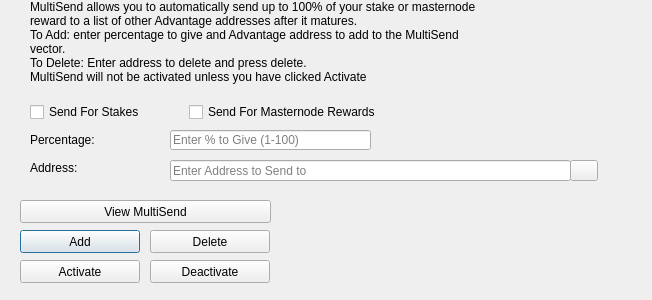
<?xml version="1.0" encoding="UTF-8"?>
<ui version="4.0">
 <class>MultiSendDialog</class>
 <widget class="QDialog" name="MultiSendDialog">
  <property name="windowModality">
   <enum>Qt::NonModal</enum>
  </property>
  <property name="geometry">
   <rect>
    <x>0</x>
    <y>0</y>
    <width>652</width>
    <height>300</height>
   </rect>
  </property>
  <property name="windowTitle">
   <string>MultiSend</string>
  </property>
  <widget class="QLineEdit" name="multiSendPercentEdit">
   <property name="geometry">
    <rect>
     <x>170</x>
     <y>130</y>
     <width>201</width>
     <height>20</height>
    </rect>
   </property>
   <property name="toolTip">
    <string>Enter whole numbers 1 - 100</string>
   </property>
   <property name="placeholderText">
    <string>Enter % to Give (1-100)</string>
   </property>
  </widget>
  <widget class="QLineEdit" name="multiSendAddressEdit">
   <property name="geometry">
    <rect>
     <x>170</x>
     <y>160</y>
     <width>401</width>
     <height>21</height>
    </rect>
   </property>
   <property name="toolTip">
    <string/>
   </property>
   <property name="placeholderText">
    <string>Enter Address to Send to</string>
   </property>
  </widget>
  <widget class="QLabel" name="label_2">
   <property name="geometry">
    <rect>
     <x>30</x>
     <y>0</y>
     <width>451</width>
     <height>121</height>
    </rect>
   </property>
   <property name="lineWidth">
    <number>1</number>
   </property>
   <property name="text">
    <string>MultiSend allows you to automatically send up to 100% of your stake or masternode reward to a list of other Advantage addresses after it matures.
To Add: enter percentage to give and Advantage address to add to the MultiSend vector.
To Delete: Enter address to delete and press delete.
MultiSend will not be activated unless you have clicked Activate</string>
   </property>
   <property name="alignment">
    <set>Qt::AlignLeading|Qt::AlignLeft|Qt::AlignTop</set>
   </property>
   <property name="wordWrap">
    <bool>true</bool>
   </property>
  </widget>
  <widget class="QLabel" name="message">
   <property name="geometry">
    <rect>
     <x>290</x>
     <y>200</y>
     <width>351</width>
     <height>91</height>
    </rect>
   </property>
   <property name="text">
    <string/>
   </property>
  </widget>
  <widget class="QPushButton" name="addButton">
   <property name="geometry">
    <rect>
     <x>20</x>
     <y>230</y>
     <width>120</width>
     <height>23</height>
    </rect>
   </property>
   <property name="toolTip">
    <string/>
   </property>
   <property name="statusTip">
    <string>Add to MultiSend Vector</string>
   </property>
   <property name="text">
    <string>Add</string>
   </property>
  </widget>
  <widget class="QPushButton" name="disableButton">
   <property name="geometry">
    <rect>
     <x>150</x>
     <y>260</y>
     <width>120</width>
     <height>23</height>
    </rect>
   </property>
   <property name="statusTip">
    <string>Deactivate MultiSend</string>
   </property>
   <property name="text">
    <string>Deactivate</string>
   </property>
  </widget>
  <widget class="QPushButton" name="addressBookButton">
   <property name="geometry">
    <rect>
     <x>570</x>
     <y>160</y>
     <width>28</width>
     <height>21</height>
    </rect>
   </property>
   <property name="toolTip">
    <string>Choose an address from the address book</string>
   </property>
   <property name="text">
    <string/>
   </property>
   <property name="icon">
    <iconset resource="../advantage.qrc">
     <normaloff>:/icons/address-book</normaloff>:/icons/address-book</iconset>
   </property>
   <property name="shortcut">
    <string>Alt+A</string>
   </property>
   <property name="autoDefault">
    <bool>false</bool>
   </property>
  </widget>
  <widget class="QLabel" name="label">
   <property name="geometry">
    <rect>
     <x>30</x>
     <y>130</y>
     <width>121</width>
     <height>20</height>
    </rect>
   </property>
   <property name="toolTip">
    <string>Percentage of stake to send</string>
   </property>
   <property name="text">
    <string>Percentage:</string>
   </property>
  </widget>
  <widget class="QLabel" name="label_5">
   <property name="geometry">
    <rect>
     <x>30</x>
     <y>160</y>
     <width>111</width>
     <height>16</height>
    </rect>
   </property>
   <property name="toolTip">
    <string>Address to send portion of stake to</string>
   </property>
   <property name="text">
    <string>Address:</string>
   </property>
  </widget>
  <widget class="QPushButton" name="deleteButton">
   <property name="geometry">
    <rect>
     <x>150</x>
     <y>230</y>
     <width>120</width>
     <height>23</height>
    </rect>
   </property>
   <property name="toolTip">
    <string/>
   </property>
   <property name="statusTip">
    <string>Delete Address From MultiSend Vector</string>
   </property>
   <property name="text">
    <string>Delete</string>
   </property>
  </widget>
  <widget class="QPushButton" name="activateButton">
   <property name="geometry">
    <rect>
     <x>20</x>
     <y>260</y>
     <width>120</width>
     <height>23</height>
    </rect>
   </property>
   <property name="statusTip">
    <string>Activate MultiSend</string>
   </property>
   <property name="text">
    <string>Activate</string>
   </property>
  </widget>
  <widget class="QPushButton" name="viewButton">
   <property name="geometry">
    <rect>
     <x>20</x>
     <y>200</y>
     <width>251</width>
     <height>23</height>
    </rect>
   </property>
   <property name="toolTip">
    <string/>
   </property>
   <property name="statusTip">
    <string>View MultiSend Vector</string>
   </property>
   <property name="text">
    <string>View MultiSend</string>
   </property>
  </widget>
  <widget class="QWidget" name="horizontalLayoutWidget">
   <property name="geometry">
    <rect>
     <x>30</x>
     <y>100</y>
     <width>351</width>
     <height>24</height>
    </rect>
   </property>
   <layout class="QHBoxLayout" name="horizontalLayout">
    <item>
     <widget class="QCheckBox" name="multiSendStakeCheckBox">
      <property name="text">
       <string>Send For Stakes</string>
      </property>
     </widget>
    </item>
    <item>
     <widget class="QCheckBox" name="multiSendMasternodeCheckBox">
      <property name="text">
       <string>Send For Masternode Rewards</string>
      </property>
     </widget>
    </item>
   </layout>
  </widget>
 </widget>
 <resources>
  <include location="../advantage.qrc"/>
 </resources>
 <connections/>
</ui>
